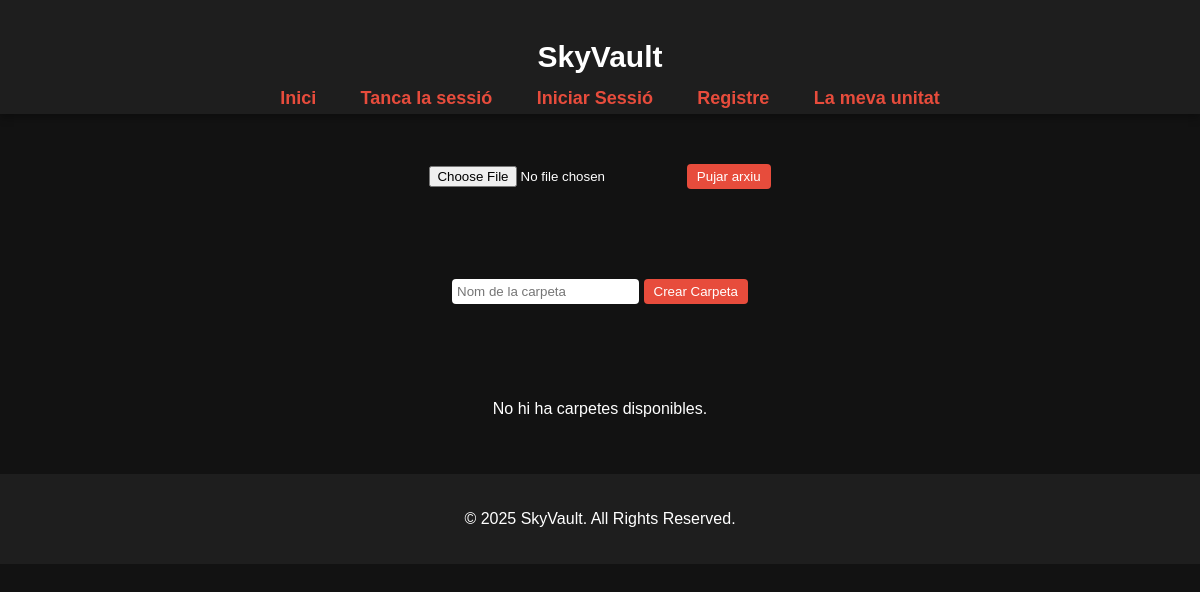
The page /files (signed in) on the database as committed earlier.
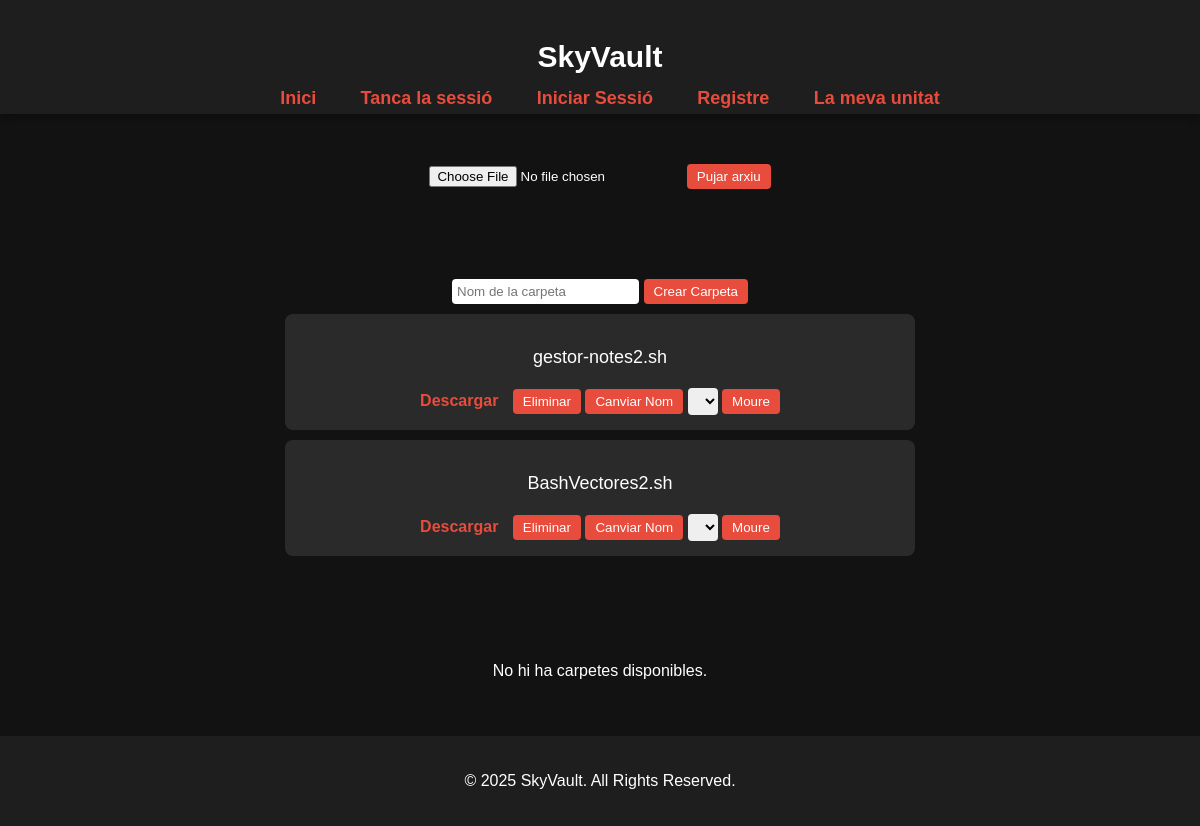
The same page on the database as committed later.
### app.py (models this page shows)
class File(db.Model):
    id = db.Column(db.Integer, primary_key=True)
    filename = db.Column(db.String(255), nullable=False)
    filepath = db.Column(db.String(255), nullable=False)
    user_id = db.Column(db.Integer, db.ForeignKey('user.id'), nullable=False)
    uploaded_at = db.Column(db.DateTime, default=db.func.current_timestamp())
    user = db.relationship('User', backref=db.backref('files', lazy=True))

### app.py (the view)
@app.route('/files')
@login_required
def list_files():
    root_folder = app.config['UPLOAD_FOLDER']
    user_files = File.query.filter(
        File.filepath.startswith(root_folder),
        File.user_id == current_user.id,
        ~File.filepath.like(f"{os.path.join(root_folder, '%', '%')}")
    ).all()
    folders = [
        f for f in os.listdir(root_folder)
        if os.path.isdir(os.path.join(root_folder, f))
    ]
    return render_template('home.html', files=user_files, folders=folders, current_folder=None)

### app.py (called while the page is built)
@app.after_request
def no_cache(response):
    response.headers['Cache-Control'] = 'no-store, no-cache, must-revalidate, post-check=0, pre-check=0, max-age=0'
    response.headers['Pragma'] = 'no-cache'
    response.headers['Expires'] = '0'
    return response

@login_manager.user_loader
def load_user(user_id):
    return User.query.get(int(user_id))

### templates/home.html (shortened to what this page needs)
<!DOCTYPE html>
<html lang="es">
<head>
</head>
<body>
    <header>
        <h1>SkyVault</h1>
        <nav class="col-12 col-lg-12 col-dm-12 col-sm-12">
            <ul id="htopnav">
                <li><a href="{{ url_for('web') }}">Inici</a></li>
                <li><a href="{{ url_for('logout') }}">Tanca la sessió</a></li>
                <li><a href="{{ url_for('login') }}">Iniciar Sessió</a></li>
                <li><a href="{{ url_for('register') }}">Registre</a></li>
                <li><a href="{{ url_for('home') }}">La meva unitat</a></li>
            </ul>
        </nav>
    </header>
    <section class="files">
        <form action="{{ url_for('upload_file') }}" method="POST" enctype="multipart/form-data">
            <input type="file" name="file" required>
            <button type="submit">Pujar arxiu</button>
        </form>
    </section>
    <section class="files">
        <form action="{{ url_for('create_folder') }}" method="POST">
            <input type="text" name="folder_name" placeholder="Nom de la carpeta" required>
            <button type="submit">Crear Carpeta</button>
        </form>
        {% for file in files %}
            <div>
                <p>{{ file.filename }}</p>
                <a href="{{ url_for('download_file', file_id=file.id) }}">Descargar</a>
                <form method="POST" action="{{ url_for('delete_file', file_id=file.id) }}" style="display:inline;">
                    <button type="submit" onclick="return confirm('¿Eliminar arxiu?');">Eliminar</button>
                </form>
                <button onclick="toggleRenameForm('{{ file.id }}')">Canviar Nom</button>
                <form action="{{ url_for('move_file') }}" method="POST">
                    <select name="folder_name">
                    </select>
                    <button type="submit">Moure</button>
                </form>
            </div>
        {% endfor %}
    </section>
    <section class="folders">
        {% if folders %}
            <h3>Carpetes</h3>
            {% for folder in folders %}
                <div>
                    <a href="{{ url_for('list_folder', folder_name=folder) }}">{{ folder }}</a>
                    <form action="{{ url_for('delete_folder') }}" method="POST" style="display:inline;">
                        <input type="hidden" name="folder_name" value="{{ folder }}">
                        <button type="submit" onclick="return confirm('¿Eliminar carpeta?');">Eliminar</button>
                    </form>
                    <form action="{{ url_for('move_to_folder') }}" method="POST" style="display:inline;">
                        <input type="hidden" name="folder_name" value="{{ folder }}">
                        <button type="submit">Entra a la carpeta</button>
                    </form>
                </div>
            {% endfor %}
        {% else %}
            <p>No hi ha carpetes disponibles.</p>
        {% endif %}
    </section>
    <footer>
        <p>&copy; 2025 SkyVault. All Rights Reserved.</p>
    </footer>
</body>
</html>

### templates/home.html (style rules this page uses)
body { font-family: Arial, sans-serif; margin: 0; padding: 0; background-color: #121212; color: #ffffff; }
header { background: #1e1e1e; padding: 20px; text-align: center; box-shadow: 0 4px 8px rgba(0, 0, 0, 0.3); }
nav ul { list-style: none; padding: 0; margin: 0; position: relative; bottom: 1em; }
nav ul li { display: inline; margin: 0 20px; }
nav a { color: #e74c3c; text-decoration: none; font-size: 18px; font-weight: bold; transition: color 0.3s ease; }
section { padding: 50px 20px; text-align: center; }
.files { padding: 40px; }
.folders { padding: 40px; }
.files div { background: rgba(255, 255, 255, 0.1); padding: 15px; margin: 10px auto; border-radius: 8px; max-width: 600px; text-align: center; }
.files p { font-size: 18px; margin-bottom: 10px; }
.files a { display: inline-block; color: #e74c3c; font-weight: bold; text-decoration: none; margin-right: 10px; }
.files form { display: inline-block; margin-top: 10px; }
.files input[type="text"] { padding: 5px; border-radius: 4px; border: none; outline: none; }
.files button { background-color: #e74c3c; border: none; color: white; padding: 5px 10px; border-radius: 4px; cursor: pointer; transition: background 0.3s ease; }
.files select { padding: 5px; border-radius: 4px; border: none; outline: none; }
footer { background: #1e1e1e; padding: 20px; text-align: center; color: #ffffff; }
h1 { font-size: 30px; }
[class*="col-"] { float: left; padding: 10px; }
.col-12 { width: 100%; }

Rows that differ between the two databases and show on the page:
added File: filename "gestor-notes2.sh"
added File: filename "BashVectores2.sh"
